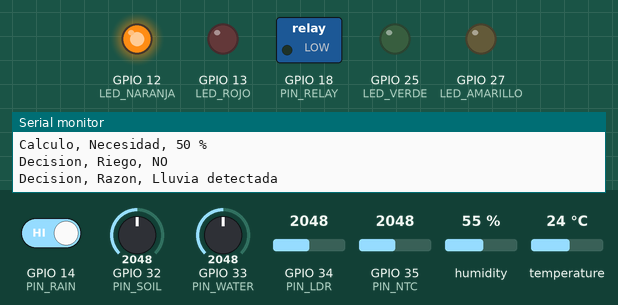
A program run on a simulated ESP32. Shown: switched loads named in the program (green lamp = pin HIGH), output pins drawn as LEDs (lit = HIGH), the last lines printed to the serial monitor. The test bench sets the inputs (shaded band); at power-on: GPIO 32 (PIN_SOIL) = 2048, GPIO 14 (PIN_RAIN) HIGH, temperature 24 °C, GPIO 33 (PIN_WATER) = 2048, GPIO 34 (PIN_LDR) = 2048, GPIO 35 (PIN_NTC) = 2048, humidity 55 %. WiFi joins after 1.5 s; servers stay silent unless stated; the local clock reads 2024-03-15 10:24:30 at power-on unless the program sets it.

Above: at 3.2 s.
3.3 s: GPIO 32 (PIN_SOIL) set to 2116
At 5.1 s:
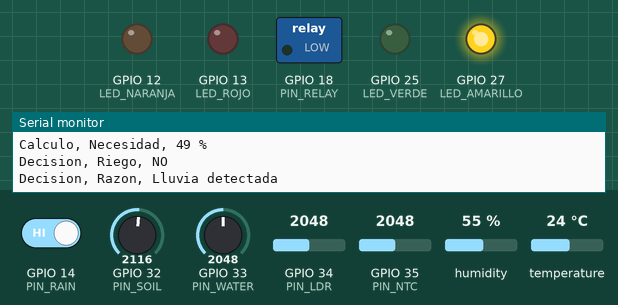
6.0 s: GPIO 32 (PIN_SOIL) set to 3067
8.7 s: GPIO 32 (PIN_SOIL) set to 3184
At 11.3 s:
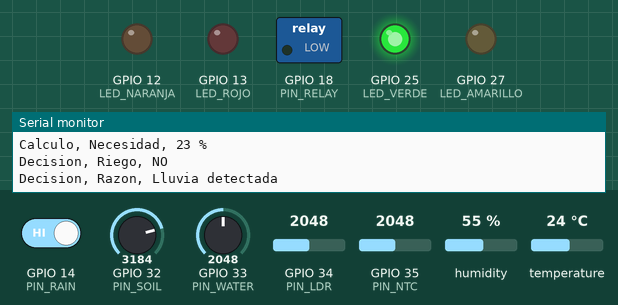
11.6 s: GPIO 32 (PIN_SOIL) set to 122
At 12.8 s:
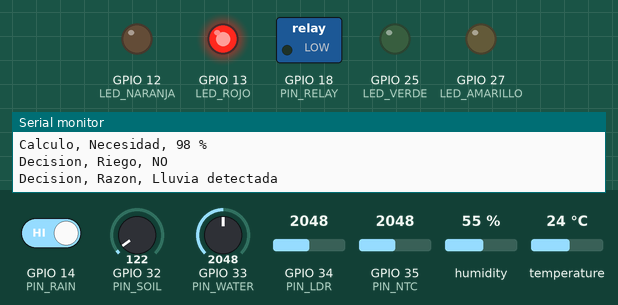
14.3 s: GPIO 14 (PIN_RAIN) driven LOW
17.7 s: temperature set to 34.7 °C
20.4 s: temperature set to 35.7 °C
At 23.1 s:
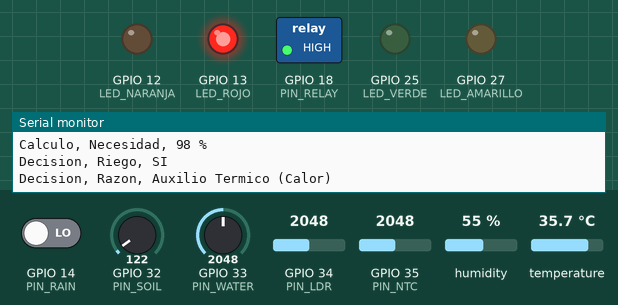
Timing chart, 0 to 24.6 s (numbered marks = the images above; inputs shaded):
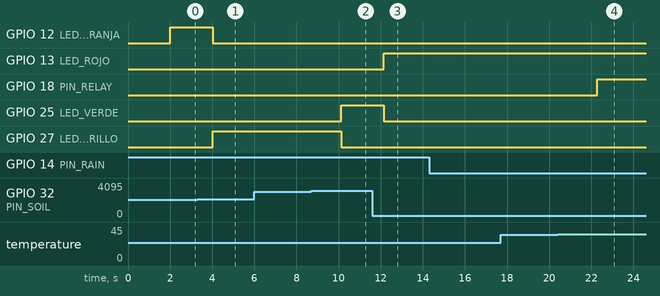

Measured:
- the behaviour switches between 2088 and 2089 on GPIO 32 (PIN_SOIL) (found by bisection; images 0 and 1)
- the behaviour switches between 3112 and 3113 on GPIO 32 (PIN_SOIL) (found by bisection; images 1 and 2)
- the behaviour switches between 35 and 35.1 °C on temperature (found by bisection; images 3 and 4)
- after the input at 3.3 s, GPIO 12 (LED_NARANJA): HIGH → LOW after 0.74 s; GPIO 27 (LED_AMARILLO): LOW → HIGH after 0.74 s
- after the input at 8.7 s, GPIO 25 (LED_VERDE): LOW → HIGH after 1.4 s; GPIO 27 (LED_AMARILLO): HIGH → LOW after 1.4 s
- after the input at 11.6 s, GPIO 13 (LED_ROJO): LOW → HIGH after 0.55 s; GPIO 25 (LED_VERDE): HIGH → LOW after 0.55 s
- after the input at 20.4 s, GPIO 18 (PIN_RELAY): LOW → HIGH after 1.9 s

The program:

main.cpp
```cpp
#include <Arduino.h>
#include <WiFi.h>
#include <time.h>
#include <DHT.h>

// ==========================================
//        CONFIGURACIÓN DE USUARIO
// ==========================================

// --- Umbrales de Riego ---
const int UMBRAL_HUMEDAD_RIEGO  = 30; // % (Regar si baja de esto)
const int UMBRAL_HUMEDAD_AUX    = 50; // % (Riego de auxilio por calor)

// --- Umbrales Ambientales ---
const int UMBRAL_TEMP_FRIO      = 10; // °C (No regar si hace más frío que esto)
const int UMBRAL_TEMP_CALOR     = 35; // °C (Activar auxilio si supera esto)
const int UMBRAL_LUZ_MAXIMA     = 40; // % (No regar si hay más luz que esto)

// --- Protección Sistema ---
const int UMBRAL_TANQUE_MINIMO  = 10; // % (Apagar bomba si baja de esto)

// --- Configuración WiFi ---
const char* SSID_WIFI     = "Wokwi-GUEST";
const char* PASS_WIFI     = "";
const char* SERVIDOR_NTP  = "pool.ntp.org";
const long  ZONA_HORARIA  = -21600; // GMT-6 (Ajustar segun pais)

// ==========================================
//          DEFINICIÓN DE HARDWARE
// ==========================================

// --- Pines Sensores ---
#define PIN_RELAY    18
#define PIN_DHT      26
#define PIN_RAIN     14
#define PIN_LDR      34
#define PIN_NTC      35
#define PIN_SOIL     32
#define PIN_WATER    33

// --- Pines Semáforo ---
#define LED_ROJO     13
#define LED_NARANJA  12
#define LED_AMARILLO 27
#define LED_VERDE    25

const float BETA_NTC = 3950;
DHT dht(PIN_DHT, DHT22);

void setup() {
  Serial.begin(115200);
  delay(500);

  // Configurar salidas
  pinMode(PIN_RELAY, OUTPUT);
  pinMode(LED_ROJO, OUTPUT);
  pinMode(LED_NARANJA, OUTPUT);
  pinMode(LED_AMARILLO, OUTPUT);
  pinMode(LED_VERDE, OUTPUT);

  // Iniciar sensores
  dht.begin();
  pinMode(PIN_RAIN, INPUT);

  // Conectar WiFi
  WiFi.begin(SSID_WIFI, PASS_WIFI);
  while (WiFi.status() != WL_CONNECTED) { delay(100); }

  // Configurar hora
  configTime(ZONA_HORARIA, 0, SERVIDOR_NTP);
}

float leerTempSuelo() {
  int val = analogRead(PIN_NTC);
  if (val == 0 || val == 4095) return -999;
  return 1 / (log(1 / (4095. / val - 1)) / BETA_NTC + 1.0 / 298.15) - 273.15;
}

void actualizarSemaforo(int necesidad) {
  digitalWrite(LED_ROJO, LOW);
  digitalWrite(LED_NARANJA, LOW);
  digitalWrite(LED_AMARILLO, LOW);
  digitalWrite(LED_VERDE, LOW);

  if (necesidad >= 80) digitalWrite(LED_ROJO, HIGH);
  else if (necesidad >= 50) digitalWrite(LED_NARANJA, HIGH);
  else if (necesidad >= 25) digitalWrite(LED_AMARILLO, HIGH);
  else digitalWrite(LED_VERDE, HIGH);
}

void loop() {
  // 1. OBTENER HORA
  struct tm ti;
  getLocalTime(&ti);
  char tiempo[20];
  sprintf(tiempo, "%02d:%02d:%02d", ti.tm_hour, ti.tm_min, ti.tm_sec);

  // 2. LECTURAS SENSORES
  float aireT = dht.readTemperature();
  float aireH = dht.readHumidity();
  float sueloT = leerTempSuelo();
  bool llueve = digitalRead(PIN_RAIN);

  // Mapeos de analógico a porcentaje (0-100%)
  int luz = map(analogRead(PIN_LDR), 0, 4095, 100, 0);
  int humSuelo = map(analogRead(PIN_SOIL), 0, 4095, 0, 100);
  int tanque = map(analogRead(PIN_WATER), 0, 4095, 0, 100);

  // Calculo necesidad (Inverso a humedad)
  int necesidad = 100 - humSuelo;
  actualizarSemaforo(necesidad);

  // 3. LÓGICA DE DECISIÓN (Usando las constantes)
  bool riego = false;
  String razon = "";

  if (llueve) {
    riego = false;
    razon = "Lluvia detectada";
  }
  else if (tanque < UMBRAL_TANQUE_MINIMO) {
    riego = false;
    razon = "Tanque vacio";
  }
  else if (aireT < UMBRAL_TEMP_FRIO) {
    // Protección contra heladas
    riego = false;
    razon = "Temp < Minima (Frio)";
  }
  else if (aireT > UMBRAL_TEMP_CALOR && humSuelo < UMBRAL_HUMEDAD_AUX) {
    // Auxilio térmico (Calor extremo)
    riego = true;
    razon = "Auxilio Termico (Calor)";
  }
  else if (humSuelo < UMBRAL_HUMEDAD_RIEGO) {
    // Riego estándar
    if (luz < UMBRAL_LUZ_MAXIMA) {
       riego = true;
       razon = "Suelo Seco + Luz OK";
    } else {
       riego = false;
       razon = "Espera (Mucho Sol)";
    }
  }
  else {
    riego = false;
    razon = "Humedad correcta";
  }

  // 4. ACTUAR
  digitalWrite(PIN_RELAY, riego ? HIGH : LOW);

  // 5. SALIDA DE DATOS (Formato CSV Clean)
  Serial.println("---------------------------");
  Serial.print("Sistema, Hora, "); Serial.println(tiempo);
  Serial.print("Ambiente, Temperatura, "); Serial.print(aireT); Serial.println(" C");
  Serial.print("Ambiente, Humedad, "); Serial.print(aireH); Serial.println(" %");
  Serial.print("Ambiente, Lluvia, "); Serial.println(llueve ? "SI" : "NO");
  Serial.print("Ambiente, Luz, "); Serial.print(luz); Serial.println(" %");
  Serial.print("Suelo, Temperatura, "); Serial.print(sueloT); Serial.println(" C");
  Serial.print("Suelo, Humedad, "); Serial.print(humSuelo); Serial.println(" %");
  Serial.print("Sistema, Tanque, "); Serial.print(tanque); Serial.println(" %");
  Serial.print("Calculo, Necesidad, "); Serial.print(necesidad); Serial.println(" %");
  Serial.print("Decision, Riego, "); Serial.println(riego ? "SI" : "NO");
  Serial.print("Decision, Razon, "); Serial.println(razon);

  delay(2000);
}
```
